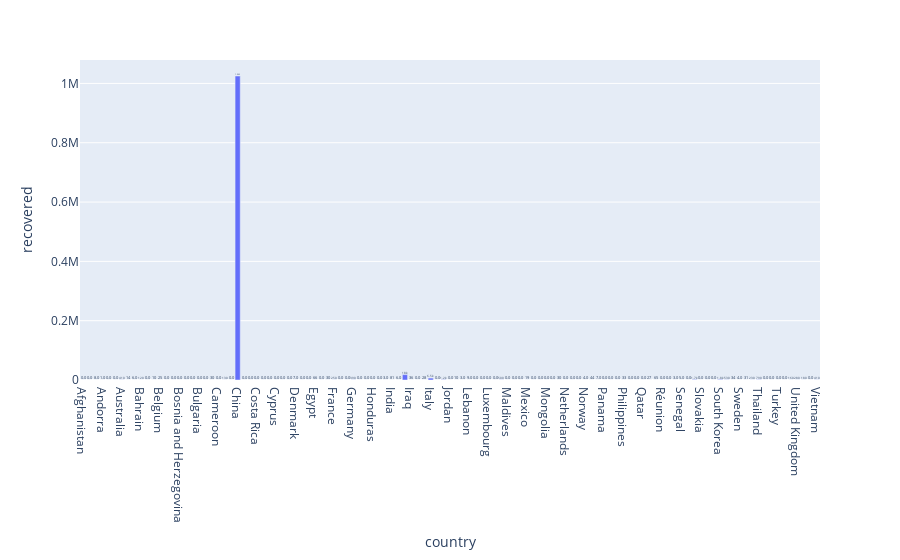

The notebook cell this image was saved under:
### Code cell
# recovered of covid-19 per countries 
fig_2 = px.bar(df_final, y='recovered', x='country', text='recovered')
fig_2.update_traces(texttemplate='%{text:.2s}', textposition='outside')
fig_2.show()

### Figure 1 — Plotly figure (JSON) as saved in the notebook; plotly's stock layout.template omitted (floating-point values rounded to 4 significant figures)
{"data": [{"alignmentgroup": "True", "hovertemplate": "country=%{x}<br>recovered=%{text}<extra></extra>", "legendgroup": "", "marker": {"color": "#636efa", "pattern": {"shape": ""}}, "name": "", "offsetgroup": "", "orientation": "v", "showlegend": false, "text": [0, 0, 8, 1, 0, 0, 411, 14, 6, 118, 0, 10, 25, 0, 0, 0, 0, 0, 0, 0, 30, 0, 129, 0, 1025042, 0, 0, 0, 0, 0, 0, 0, 0, 7, 0, 0, 66, 0, 30, 246, 0, 0, 393, 0, 0, 0, 0, 3, 81, 6, 18101, 36, 0, 28, 6499, 0, 1152, 0, 10, 3, 9, 0, 0, 0, 0, 504, 0, 0, 0, 19, 0, 0, 0, 0, 30, 0, 0, 0, 4, 44, 7, 0, 0, 0, 33, 0, 0, 0, 27, 65, 0, 0, 3, 5, 0, 1672, 0, 0, 0, 1829, 532, 34, 4, 31, 226, 794, 0, 0, 0, 0, 161, 275, 179, 0, 406], "textposition": "outside", "texttemplate": "%{text:.2s}", "type": "bar", "x": ["Afghanistan", "Albania", "Algeria", "Andorra", "Argentina", "Armenia", "Australia", "Austria", "Azerbaijan", "Bahrain", "Bangladesh", "Belarus", "Belgium", "Bhutan", "Bolivia", "Bosnia and Herzegovina", "Brazil", "Brunei", "Bulgaria", "Burkina Faso", "Cambodia", "Cameroon", "Canada", "Chile", "China", "Colombia", "Congo [Republic]", "Costa Rica", "Croatia", "Cuba", "Cyprus", "Czech Republic", "Côte d'Ivoire", "Denmark", "Dominican Republic", "Ecuador", "Egypt", "Estonia", "Finland", "France", "French Guiana", "Georgia", "Germany", "Greece", "Guyana", "Honduras", "Hungary", "Iceland", "India", "Indonesia", "Iran", "Iraq", "Ireland", "Israel", "Italy", "Jamaica", "Japan", "Jordan", "Kuwait", "Latvia", "Lebanon", "Liechtenstein", "Lithuania", "Luxembourg", "Macedonia [FYROM]", "Malaysia", "Maldives", "Malta", "Martinique", "Mexico", "Moldova", "Monaco", "Mongolia", "Morocco", "Nepal", "Netherlands", "New Zealand", "Nigeria", "Norway", "Oman", "Pakistan", "Panama", "Paraguay", "Peru", "Philippines", "Poland", "Portugal", "Qatar", "Romania", "Russia", "Réunion", "San Marino", "Saudi Arabia", "Senegal", "Serbia", "Singapore", "Slovakia", "Slovenia", "South Africa", "South Korea", "Spain", "Sri Lanka", "Sweden", "Switzerland", "Taiwan", "Thailand", "Togo", "Tunisia", "Turkey", "Ukraine", "United Arab Emirates", "United Kingdom", "United States", "Vatican City", "Vietnam"], "xaxis": "x", "y": [0, 0, 8, 1, 0, 0, 411, 14, 6, 118, 0, 10, 25, 0, 0, 0, 0, 0, 0, 0, 30, 0, 129, 0, 1025042, 0, 0, 0, 0, 0, 0, 0, 0, 7, 0, 0, 66, 0, 30, 246, 0, 0, 393, 0, 0, 0, 0, 3, 81, 6, 18101, 36, 0, 28, 6499, 0, 1152, 0, 10, 3, 9, 0, 0, 0, 0, 504, 0, 0, 0, 19, 0, 0, 0, 0, 30, 0, 0, 0, 4, 44, 7, 0, 0, 0, 33, 0, 0, 0, 27, 65, 0, 0, 3, 5, 0, 1672, 0, 0, 0, 1829, 532, 34, 4, 31, 226, 794, 0, 0, 0, 0, 161, 275, 179, 0, 406], "yaxis": "y"}], "layout": {"barmode": "relative", "legend": {"tracegroupgap": 0}, "margin": {"t": 60}, "xaxis": {"anchor": "y", "domain": [0, 1], "title": {"text": "country"}}, "yaxis": {"anchor": "x", "domain": [0, 1], "title": {"text": "recovered"}}}}
